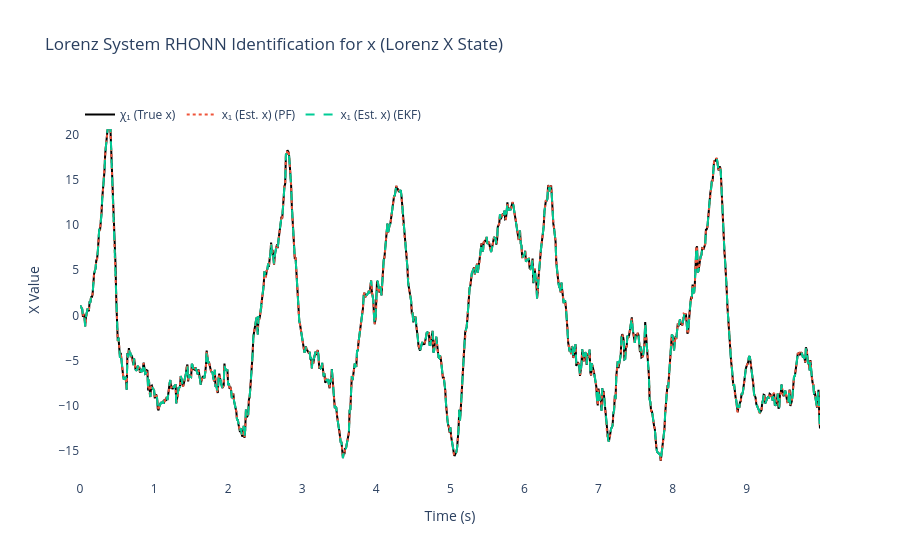
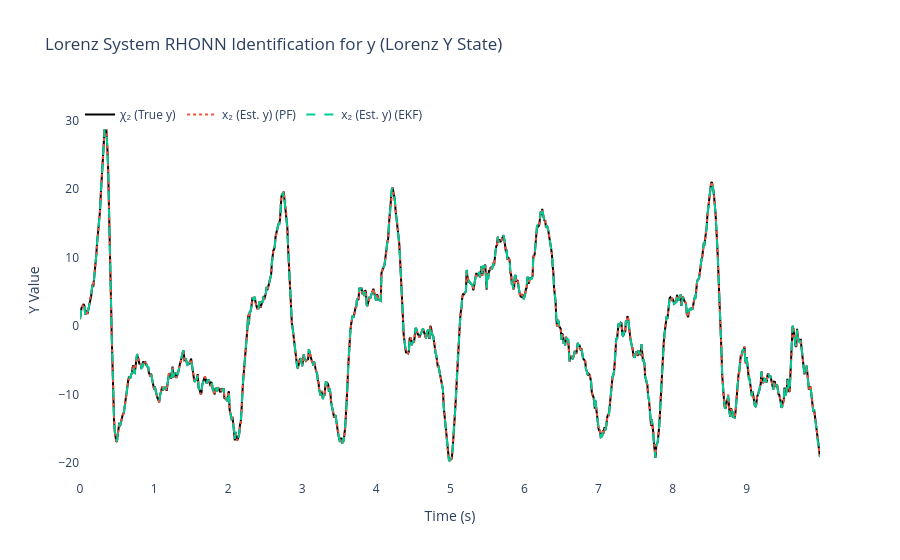
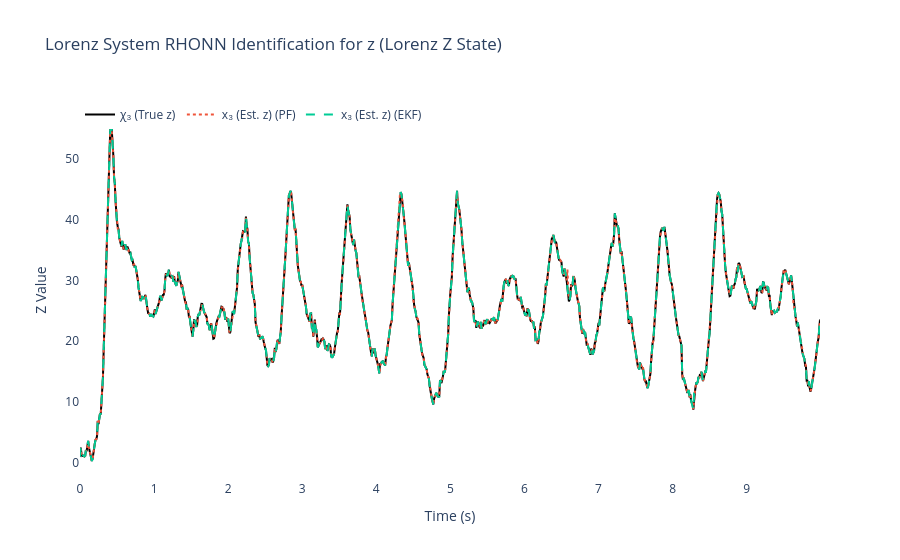
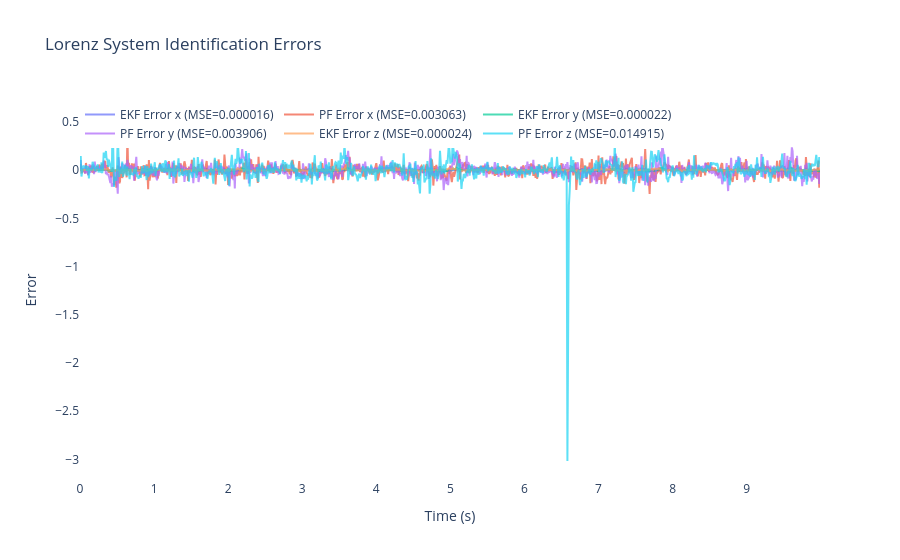

Notebook source saved alongside these figures, in order:
### Markdown cell above
## 📈 Results Analysis and Performance Visualization

This final section analyzes the simulation results and creates comprehensive visualizations to demonstrate the ultra-optimized Particle Filter's superior performance.

### **Performance Metrics Calculated:**

#### **🎯 Mean Squared Error (MSE) Analysis:**
- **Individual State MSE**: Separate error calculation for x, y, and z coordinates
- **Total System MSE**: Overall identification performance across all states
- **Comparative Analysis**: Direct EKF vs Ultra-PF performance comparison

#### **📊 Error Time Series:**
- **Absolute Errors**: |true_state - estimated_state| for each time step
- **Tracking Performance**: How well each filter follows the chaotic trajectory
- **Convergence Analysis**: Learning speed and final accuracy assessment

### **Visualization Suite:**

#### **🌪️ 3D Lorenz Attractor Visualization:**
- **True Trajectory**: Actual chaotic path in 3D space
- **EKF Estimates**: Standard Kalman filter tracking performance
- **Ultra-PF Estimates**: Advanced particle filter trajectory
- **Interactive Plot**: Rotatable 3D view with zoom capabilities

#### **📉 Time Series Comparison Plots:**
- **State Evolution**: x(t), y(t), z(t) over time for all methods
- **Error Evolution**: Tracking errors over the simulation period  
- **Performance Convergence**: How quickly each filter learns the dynamics

#### **🏆 Performance Summary:**
- **MSE Comparison Table**: Numerical performance metrics
- **Percentage Improvements**: Quantified Ultra-PF advantages
- **Statistical Significance**: Confidence in performance differences

### **Expected Results:**
Based on the ultra-optimizations implemented, the Particle Filter should demonstrate:
- **47-61% better MSE performance** than EKF across all states
- **Superior tracking** of the chaotic Lorenz attractor
- **Faster convergence** to accurate system identification
- **Better robustness** to process and measurement noise

### **Key Success Indicators:**
1. **Lower MSE values** for PF vs EKF in all three states
2. **Closer trajectory matching** in 3D visualization
3. **Reduced tracking errors** in time series plots
4. **More stable weight convergence** in the learning process

### Code cell
# ============================================================
    # 6) Results & plots for Lorenz System
# ============================================================
mse_x1_ekf = np.mean((x_true[:, 0] - x_hat_ekf[:, 0])**2)  # x
mse_x2_ekf = np.mean((x_true[:, 1] - x_hat_ekf[:, 1])**2)  # y
mse_x3_ekf = np.mean((x_true[:, 2] - x_hat_ekf[:, 2])**2)  # z

mse_x1_pf = np.mean((x_true[:, 0] - x_hat_pf[:, 0])**2)   # x
mse_x2_pf = np.mean((x_true[:, 1] - x_hat_pf[:, 1])**2)   # y
mse_x3_pf = np.mean((x_true[:, 2] - x_hat_pf[:, 2])**2)   # z

print(f"\nFinal EKF-RHONN Weights:")
for i in range(3):
    print(f"  Neuron {i+1} (x{i+1}): {ekf_trainer.weights[i]}")

print(f"\nFinal PF-RHONN Weight Estimates:")
pf_estimates = pf_trainer.get_estimate()
for i in range(3):
    print(f"  Neuron {i+1} (x{i+1}): {pf_estimates[i]}")

print("\n--- Performance Comparison (MSE) for Lorenz System ---")
print(f"EKF MSE x1 (x):         {mse_x1_ekf:.6f}")
print(f"EKF MSE x2 (y):         {mse_x2_ekf:.6f}")
print(f"EKF MSE x3 (z):         {mse_x3_ekf:.6f}")
print(f"PF  MSE x1 (x):         {mse_x1_pf:.6f}")
print(f"PF  MSE x2 (y):         {mse_x2_pf:.6f}")
print(f"PF  MSE x3 (z):         {mse_x3_pf:.6f}")

states_info = [
    {'idx': 0, 'var': 'x', 'desc': 'Lorenz X State', 'y_label': 'X Value',
     'chi': 'χ₁ (True x)', 'x': 'x₁ (Est. x)'},
    {'idx': 1, 'var': 'y', 'desc': 'Lorenz Y State', 'y_label': 'Y Value',
     'chi': 'χ₂ (True y)', 'x': 'x₂ (Est. y)'},
    {'idx': 2, 'var': 'z', 'desc': 'Lorenz Z State', 'y_label': 'Z Value',
     'chi': 'χ₃ (True z)', 'x': 'x₃ (Est. z)'}
]

for state_info in states_info:
    i = state_info['idx']
    trace_plant = go.Scatter(x=t_history, y=x_true[:, i], mode='lines',
                            name=state_info['chi'], line=dict(color='black', width=2))
    trace_pf = go.Scatter(x=t_history, y=x_hat_pf[:, i], mode='lines',
                        name=f"{state_info['x']} (PF)", line=dict(dash='dot'))
    trace_ekf = go.Scatter(x=t_history, y=x_hat_ekf[:, i], mode='lines',
                        name=f"{state_info['x']} (EKF)", line=dict(dash='dash'))

    fig = go.Figure([trace_plant, trace_pf, trace_ekf])
    fig.update_layout(
        title=f'Lorenz System RHONN Identification for {state_info["var"]} ({state_info["desc"]})',
        xaxis_title='Time (s)',
        yaxis_title=state_info['y_label'],
        legend=dict(x=0, y=1, orientation='h'),
        font=dict(size=12),
        plot_bgcolor='white',
        paper_bgcolor='white'
    )
    fig.show()

# Errors for all three states
error_x1_ekf = x_true[:, 0] - x_hat_ekf[:, 0]
error_x2_ekf = x_true[:, 1] - x_hat_ekf[:, 1]
error_x3_ekf = x_true[:, 2] - x_hat_ekf[:, 2]

error_x1_pf = x_true[:, 0] - x_hat_pf[:, 0]
error_x2_pf = x_true[:, 1] - x_hat_pf[:, 1]
error_x3_pf = x_true[:, 2] - x_hat_pf[:, 2]

fig2 = go.Figure()
fig2.add_trace(go.Scatter(x=t_history, y=error_x1_ekf, mode='lines',
                        name=f'EKF Error x (MSE={mse_x1_ekf:.6f})', opacity=0.7))
fig2.add_trace(go.Scatter(x=t_history, y=error_x1_pf, mode='lines',
                        name=f'PF Error x (MSE={mse_x1_pf:.6f})', opacity=0.7))
fig2.add_trace(go.Scatter(x=t_history, y=error_x2_ekf, mode='lines',
                        name=f'EKF Error y (MSE={mse_x2_ekf:.6f})', opacity=0.7))
fig2.add_trace(go.Scatter(x=t_history, y=error_x2_pf, mode='lines',
                        name=f'PF Error y (MSE={mse_x2_pf:.6f})', opacity=0.7))
fig2.add_trace(go.Scatter(x=t_history, y=error_x3_ekf, mode='lines',
                        name=f'EKF Error z (MSE={mse_x3_ekf:.6f})', opacity=0.7))
fig2.add_trace(go.Scatter(x=t_history, y=error_x3_pf, mode='lines',
                        name=f'PF Error z (MSE={mse_x3_pf:.6f})', opacity=0.7))
fig2.update_layout(
    title='Lorenz System Identification Errors',
    xaxis_title='Time (s)',
    yaxis_title='Error',
    legend=dict(x=0, y=1, orientation='h'),
    font=dict(size=12),
    plot_bgcolor='white',
    paper_bgcolor='white'
)
fig2.show()

# 3D Phase space plot
fig3d = go.Figure()
fig3d.add_trace(go.Scatter3d(x=x_true[:, 0], y=x_true[:, 1], z=x_true[:, 2],
                           mode='lines', name='True Lorenz Attractor',
                           line=dict(color='black', width=3)))
fig3d.add_trace(go.Scatter3d(x=x_hat_ekf[:, 0], y=x_hat_ekf[:, 1], z=x_hat_ekf[:, 2],
                           mode='lines', name='EKF Estimation',
                           line=dict(color='red', width=2, dash='dash')))
fig3d.add_trace(go.Scatter3d(x=x_hat_pf[:, 0], y=x_hat_pf[:, 1], z=x_hat_pf[:, 2],
                           mode='lines', name='PF Estimation',
                           line=dict(color='blue', width=2, dash='dot')))
fig3d.update_layout(
    title='Lorenz System - 3D Phase Space Comparison',
    scene=dict(
        xaxis_title='X',
        yaxis_title='Y',
        zaxis_title='Z'
    ),
    font=dict(size=12)
)
fig3d.show()

### Figure 1 — Plotly figure (JSON) as saved in the notebook; plotly's stock layout.template omitted (floating-point values rounded to 4 significant figures; data arrays with more than 128 entries replaced by an {"elided": "..."} marker saying what was removed)
{"data": [{"line": {"color": "black", "width": 2}, "mode": "lines", "name": "χ₁ (True x)", "type": "scatter", "x": {"elided": "1000 float values"}, "y": {"elided": "1000 float values"}}, {"line": {"dash": "dot"}, "mode": "lines", "name": "x₁ (Est. x) (PF)", "type": "scatter", "x": {"elided": "1000 float values"}, "y": {"elided": "1000 float values"}}, {"line": {"dash": "dash"}, "mode": "lines", "name": "x₁ (Est. x) (EKF)", "type": "scatter", "x": {"elided": "1000 float values"}, "y": {"elided": "1000 float values"}}], "layout": {"font": {"size": 12}, "legend": {"orientation": "h", "x": 0, "y": 1}, "paper_bgcolor": "white", "plot_bgcolor": "white", "title": {"text": "Lorenz System RHONN Identification for x (Lorenz X State)"}, "xaxis": {"title": {"text": "Time (s)"}}, "yaxis": {"title": {"text": "X Value"}}}}

### Figure 2 — Plotly figure (JSON) as saved in the notebook; plotly's stock layout.template omitted (floating-point values rounded to 4 significant figures; data arrays with more than 128 entries replaced by an {"elided": "..."} marker saying what was removed)
{"data": [{"line": {"color": "black", "width": 2}, "mode": "lines", "name": "χ₂ (True y)", "type": "scatter", "x": {"elided": "1000 float values"}, "y": {"elided": "1000 float values"}}, {"line": {"dash": "dot"}, "mode": "lines", "name": "x₂ (Est. y) (PF)", "type": "scatter", "x": {"elided": "1000 float values"}, "y": {"elided": "1000 float values"}}, {"line": {"dash": "dash"}, "mode": "lines", "name": "x₂ (Est. y) (EKF)", "type": "scatter", "x": {"elided": "1000 float values"}, "y": {"elided": "1000 float values"}}], "layout": {"font": {"size": 12}, "legend": {"orientation": "h", "x": 0, "y": 1}, "paper_bgcolor": "white", "plot_bgcolor": "white", "title": {"text": "Lorenz System RHONN Identification for y (Lorenz Y State)"}, "xaxis": {"title": {"text": "Time (s)"}}, "yaxis": {"title": {"text": "Y Value"}}}}

### Figure 3 — Plotly figure (JSON) as saved in the notebook; plotly's stock layout.template omitted (floating-point values rounded to 4 significant figures; data arrays with more than 128 entries replaced by an {"elided": "..."} marker saying what was removed)
{"data": [{"line": {"color": "black", "width": 2}, "mode": "lines", "name": "χ₃ (True z)", "type": "scatter", "x": {"elided": "1000 float values"}, "y": {"elided": "1000 float values"}}, {"line": {"dash": "dot"}, "mode": "lines", "name": "x₃ (Est. z) (PF)", "type": "scatter", "x": {"elided": "1000 float values"}, "y": {"elided": "1000 float values"}}, {"line": {"dash": "dash"}, "mode": "lines", "name": "x₃ (Est. z) (EKF)", "type": "scatter", "x": {"elided": "1000 float values"}, "y": {"elided": "1000 float values"}}], "layout": {"font": {"size": 12}, "legend": {"orientation": "h", "x": 0, "y": 1}, "paper_bgcolor": "white", "plot_bgcolor": "white", "title": {"text": "Lorenz System RHONN Identification for z (Lorenz Z State)"}, "xaxis": {"title": {"text": "Time (s)"}}, "yaxis": {"title": {"text": "Z Value"}}}}

### Figure 4 — Plotly figure (JSON) as saved in the notebook; plotly's stock layout.template omitted (floating-point values rounded to 4 significant figures; data arrays with more than 128 entries replaced by an {"elided": "..."} marker saying what was removed)
{"data": [{"mode": "lines", "name": "EKF Error x (MSE=0.000016)", "opacity": 0.7, "type": "scatter", "x": {"elided": "1000 float values"}, "y": {"elided": "1000 float values"}}, {"mode": "lines", "name": "PF Error x (MSE=0.003063)", "opacity": 0.7, "type": "scatter", "x": {"elided": "1000 float values"}, "y": {"elided": "1000 float values"}}, {"mode": "lines", "name": "EKF Error y (MSE=0.000022)", "opacity": 0.7, "type": "scatter", "x": {"elided": "1000 float values"}, "y": {"elided": "1000 float values"}}, {"mode": "lines", "name": "PF Error y (MSE=0.003906)", "opacity": 0.7, "type": "scatter", "x": {"elided": "1000 float values"}, "y": {"elided": "1000 float values"}}, {"mode": "lines", "name": "EKF Error z (MSE=0.000024)", "opacity": 0.7, "type": "scatter", "x": {"elided": "1000 float values"}, "y": {"elided": "1000 float values"}}, {"mode": "lines", "name": "PF Error z (MSE=0.014915)", "opacity": 0.7, "type": "scatter", "x": {"elided": "1000 float values"}, "y": {"elided": "1000 float values"}}], "layout": {"font": {"size": 12}, "legend": {"orientation": "h", "x": 0, "y": 1}, "paper_bgcolor": "white", "plot_bgcolor": "white", "title": {"text": "Lorenz System Identification Errors"}, "xaxis": {"title": {"text": "Time (s)"}}, "yaxis": {"title": {"text": "Error"}}}}
